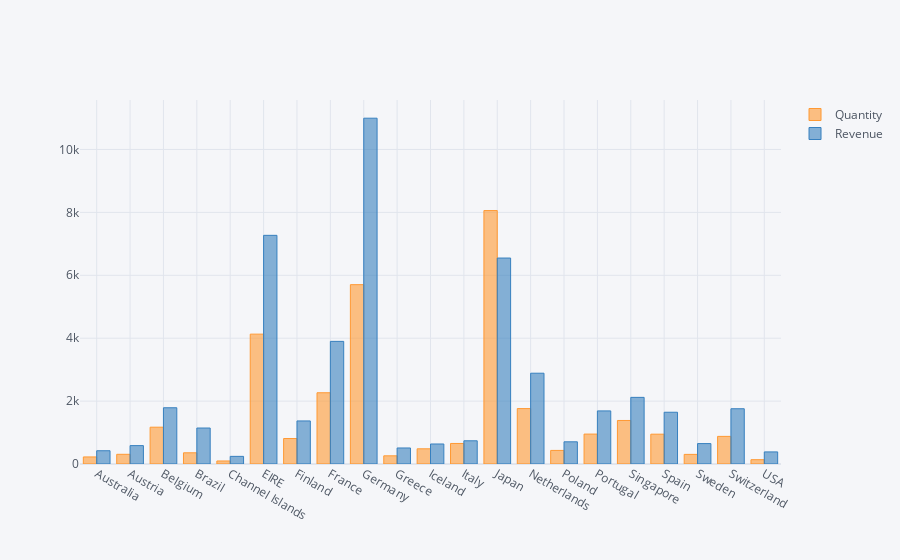

This figure's notebook cell:
### Code cell
data_1.iplot(kind='bar')

### Figure 1 — Plotly figure (JSON) as saved in the notebook; plotly's stock layout.template omitted (floating-point values rounded to 4 significant figures)
{"data": [{"marker": {"color": "rgba(255, 153, 51, 0.6)", "line": {"color": "rgba(255, 153, 51, 1.0)", "width": 1}}, "name": "Quantity", "orientation": "v", "text": "", "type": "bar", "x": ["Australia", "Austria", "Belgium", "Brazil", "Channel Islands", "EIRE", "Finland", "France", "Germany", "Greece", "Iceland", "Italy", "Japan", "Netherlands", "Poland", "Portugal", "Singapore", "Spain", "Sweden", "Switzerland", "USA"], "y": [224, 308, 1170, 356, 96, 4129, 810, 2265, 5702, 260, 483, 653, 8058, 1762, 432, 951, 1384, 948, 306, 878, 137]}, {"marker": {"color": "rgba(55, 128, 191, 0.6)", "line": {"color": "rgba(55, 128, 191, 1.0)", "width": 1}}, "name": "Revenue", "orientation": "v", "text": "", "type": "bar", "x": ["Australia", "Austria", "Belgium", "Brazil", "Channel Islands", "EIRE", "Finland", "France", "Germany", "Greece", "Iceland", "Italy", "Japan", "Netherlands", "Poland", "Portugal", "Singapore", "Spain", "Sweden", "Switzerland", "USA"], "y": [421.6, 584.8, 1788.0, 1144.0, 243.0, 7270.0, 1369.0, 3899.0, 10990.0, 509.7, 636.2, 737.8, 6549.0, 2887.0, 705.8, 1688.0, 2119.0, 1646.0, 649.1, 1757.0, 383.9]}], "layout": {"legend": {"bgcolor": "#F5F6F9", "font": {"color": "#4D5663"}}, "paper_bgcolor": "#F5F6F9", "plot_bgcolor": "#F5F6F9", "title": {"font": {"color": "#4D5663"}}, "xaxis": {"gridcolor": "#E1E5ED", "showgrid": true, "tickfont": {"color": "#4D5663"}, "title": {"font": {"color": "#4D5663"}, "text": ""}, "zerolinecolor": "#E1E5ED"}, "yaxis": {"gridcolor": "#E1E5ED", "showgrid": true, "tickfont": {"color": "#4D5663"}, "title": {"font": {"color": "#4D5663"}, "text": ""}, "zerolinecolor": "#E1E5ED"}}}
